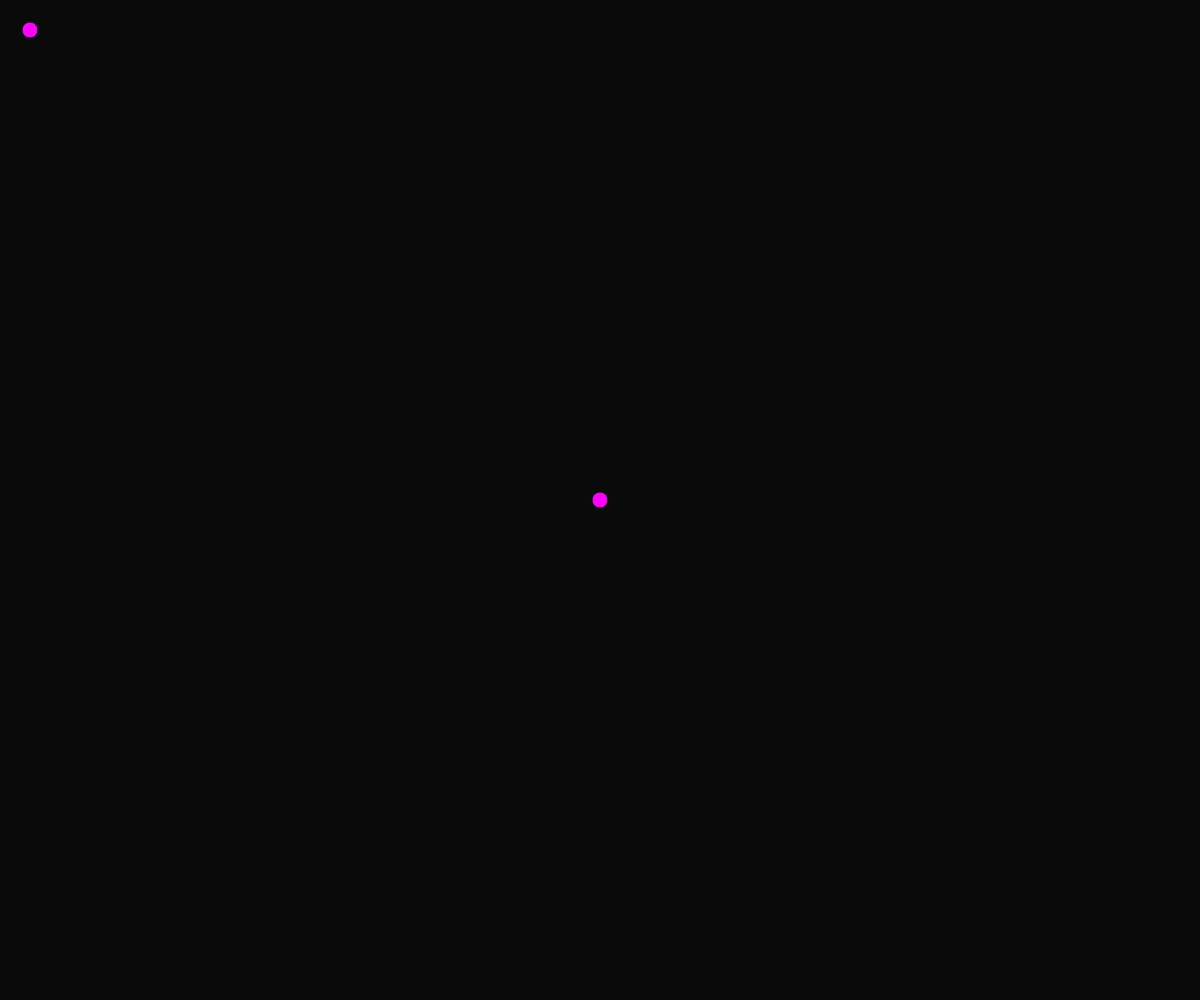
Frame 1 (no input)
Frame 60 (no input): identical to frame 1, image omitted
Frame 120 (the mouse pressed at the canvas centre since frame 60): identical to frame 1, image omitted

The p5.js sketch that drew this single still picture (run headless with seeded random() and noise() and a simulated clock; from frame 60 on, the mouse is pressed at the canvas centre):

// p5.js sketch
// ── sketch.js
/* uses p5.js | by Plasmoxy */

class Particle {
  constructor() {
    for (let arg of arguments) {
      if (arguments.length == 1 && arg instanceof p5.Vector) {
        this.pos = arg;
      }
    }
    
    if (!arguments.length) this.pos = createVector(width/2, height/2);
    
  }
  
  draw() {
    push();
    fill(255, 0, 255);
    translate(this.pos.x, this.pos.y);
    ellipse(0, 0, 16, 16);
    pop();
  }
}

// arguments keyword variable of a JS function contains its arguments
function sum() {
  let val = 0;
  
  for (let arg of arguments) {
    if (arg instanceof Array) {
      for (let num of arg) {
        val += num;
      }
    } else {
      val += arg;
    }
  }
  
  return val;
}

let canvas, bgColor;

let particles = [];

function setup() {
  bgColor = color(10);
  canvas = createCanvas(windowWidth, windowHeight);
  
  particles.push(
    new Particle(createVector(30,30)),
    new Particle()
  );
  
}

function draw() {
  background(bgColor);
  for (let p of particles) {
    p.draw();
  }
}
